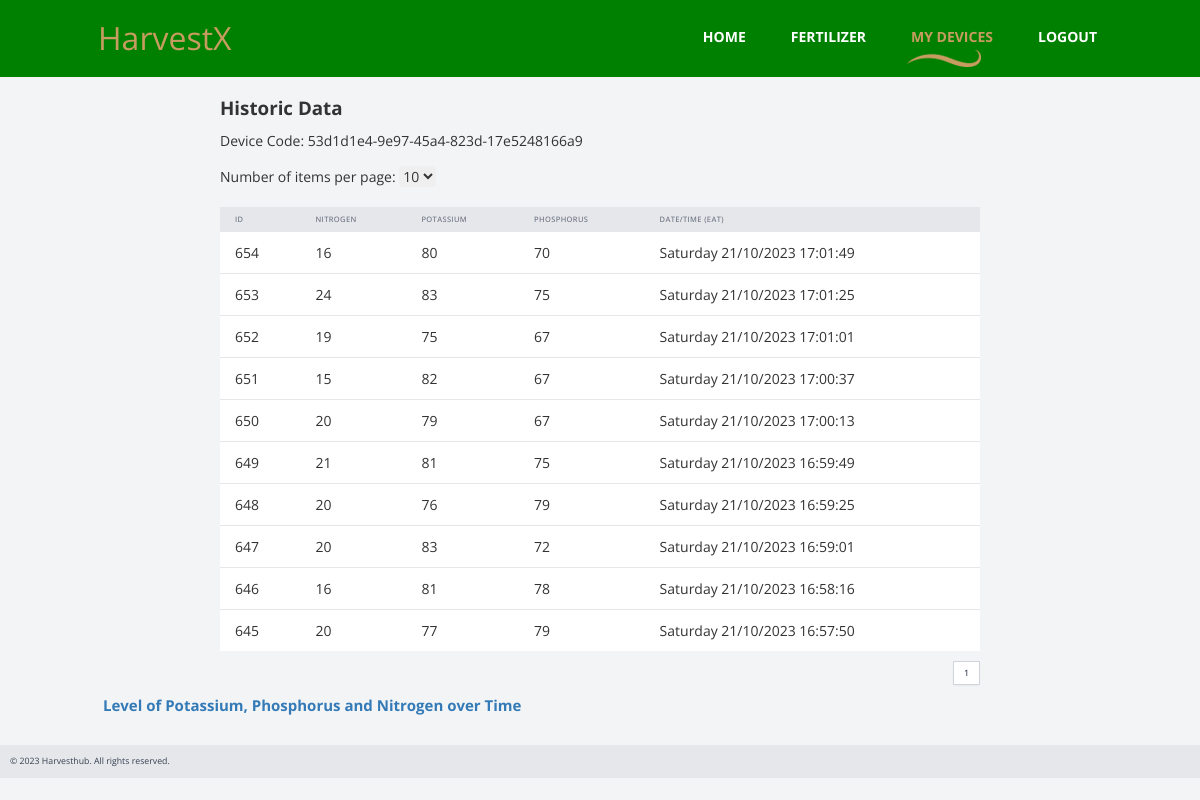
Page /historic_data/20 on the committed database.
### app.py (models this page shows)
class Device(db.Model):
    id = db.Column(db.Integer, primary_key=True)
    device_code = db.Column(db.String)
    user_id = db.Column(db.Integer)
    name = db.Column(db.String(50))

class Data(db.Model):
    id = db.Column(db.Integer, primary_key=True)
    nitrogen = db.Column(db.Integer)
    potassium = db.Column(db.Integer)
    phosphorus = db.Column(db.Integer)
    user_id = db.Column(db.Integer)
    device_id = db.Column(db.Integer)
    datetime = db.Column(db.DateTime, default=datetime.utcnow)

### app.py (the view)
@app.route('/historic_data/<int:device_id>', methods=['GET'])
def historic_data(device_id):
    page = request.args.get('page', 1, type=int)
    items_per_page = int(request.args.get('items_per_page', 10))
    data_list = Data.query.filter_by(device_id=device_id).order_by(Data.datetime.desc()).paginate(page=page,
                                                                                                  per_page=items_per_page)
    pages = data_list.pages
    device_code = Device.query.get(device_id)
    return render_template('historic_data.html', device_id=device_id, page=page, device_code=device_code.device_code,
                           data_list=data_list, pages=pages, items_per_page=items_per_page)

### app.py (called while the page is built)
def datetimeformat(value, date_format='%A %d/%m/%Y %H:%M:%S'):
    if not value:
        return None
    local_timezone = pytz.timezone('Africa/Nairobi')
    local_time = value.replace(tzinfo=pytz.utc).astimezone(local_timezone)
    """Format a datetime object as a string."""
    return local_time.strftime(date_format)

### templates/historic_data.html (shortened to what this page needs)
{% extends "layout.html" %}
{% block nav %}
<li><a href="/index.html">Home</a></li>
<li><a href="/FertilizerRecommendation" >Fertilizer</a></li>
<li><a href="/devices" class="active" >My Devices</a></li>
     <li><a href="{{ url_for("logout") }}" >Logout</a></li>
{% endblock %}
{% block body %}
<body class="bg-gray-100">
    <div class="max-w-7xl mx-auto px-4 sm:px-6 lg:px-8">
        <h1 class="text-3xl font-bold mt-8">Historic Data</h1>
        <p class="mt-4">Device Code: {{ device_code }}</p>
        <p class="mt-4">Number of items per page:
            <select id="itemsPerPage" class="mt-2 rounded-md border-gray-300 focus:border-indigo-500 focus:ring-1 focus:ring-indigo-500 focus:outline-none">
                <option value="10" {% if items_per_page == 10 %}selected{% endif %}>10</option>
            </select>
        </p>
    </div>
    <div class="max-w-7xl mx-auto px-4 sm:px-6 lg:px-8 mt-8">
        <div class="overflow-x-auto">
            <table class="table-auto w-full">
                <thead>
                    <tr class="bg-gray-200">
                        <th class="px-6 py-3 text-left text-xs font-medium text-gray-500 uppercase tracking-wider">ID</th>
                        <th class="px-6 py-3 text-left text-xs font-medium text-gray-500 uppercase tracking-wider">Nitrogen</th>
                        <th class="px-6 py-3 text-left text-xs font-medium text-gray-500 uppercase tracking-wider">Potassium</th>
                        <th class="px-6 py-3 text-left text-xs font-medium text-gray-500 uppercase tracking-wider">Phosphorus</th>
                        <th class="px-6 py-3 text-left text-xs font-medium text-gray-500 uppercase tracking-wider">Date/Time (EAT)</th>
                    </tr>
                </thead>
                <tbody class="bg-white divide-y divide-gray-200">
                    {% for data in data_list %}
                    <tr>
                        <td class="px-6 py-4 whitespace-nowrap">{{ data.id }}</td>
                        <td class="px-6 py-4 whitespace-nowrap">{{ data.nitrogen }}</td>
                        <td class="px-6 py-4 whitespace-nowrap">{{ data.potassium }}</td>
                        <td class="px-6 py-4 whitespace-nowrap">{{ data.phosphorus }}</td>
                        <td class="px-6 py-4 whitespace-nowrap">{{ data.datetime|datetimeformat }}</td>
                    </tr>
                    {% endfor %}
                </tbody>
            </table>
        </div>
        <div class="flex justify-end mt-4">
            <nav class="relative z-0 inline-flex rounded-md shadow-sm -space-x-px" aria-label="Pagination">
<span class="relative inline-flex items-center px-4 py-2 border border-gray-300 bg-white text-sm font-medium text-gray-700">{{ page }}</span>
</nav>
</div>
</div>
<link rel="stylesheet" href="https://cdn.jsdelivr.net/npm/c3@0.7.20/c3.min.css">
 <div class="container mx-auto my-4">
      <h1 class="text-2xl text-primary font-bold mb-4">Level of Potassium, Phosphorus and Nitrogen over Time</h1>
    </div>
</body>
{% endblock %}

### static/css/templatemo-style.css (style rules this page uses)
body { overflow-x: hidden; }
* { font-family: 'Open Sans', sans-serif; }
.container { max-width: 960px; }
.tm-nav li { list-style: none; float: left; }
.tm-nav li a { color: white; display: inline-block; padding: 15px 15px 20px 30px; -webkit-transition: all 0.3s ease; transition: all 0.3s ease; }
.tm-nav li a:hover, .tm-nav li a:focus, .tm-nav li a.active { color: #c79c60; text-decoration: none; }
.tm-nav li a.active { background: url(../img/logo.png) no-repeat, url(../img/nav-underline.png) no-repeat; background-size: 20px, 74px 17px; background-position: 0% 30%, center bottom; }

### templates/layout.html (style rules this page uses)
html body { background-color: #e4e4e4; }

### rows in the picture
Device: device_code "53d1d1e4-9e97-45a4-823d-17e5248166a9"
Data: id "654", nitrogen "16", potassium "80", phosphorus "70", datetime "Saturday 21/10/2023 17:01:49"
Data: id "653", nitrogen "24", potassium "83", phosphorus "75", datetime "Saturday 21/10/2023 17:01:25"
Data: id "652", nitrogen "19", potassium "75", phosphorus "67", datetime "Saturday 21/10/2023 17:01:01"
Data: id "651", nitrogen "15", potassium "82", phosphorus "67", datetime "Saturday 21/10/2023 17:00:37"
Data: id "650", nitrogen "20", potassium "79", phosphorus "67", datetime "Saturday 21/10/2023 17:00:13"
Data: id "649", nitrogen "21", potassium "81", phosphorus "75", datetime "Saturday 21/10/2023 16:59:49"
Data: id "648", nitrogen "20", potassium "76", phosphorus "79", datetime "Saturday 21/10/2023 16:59:25"
Data: id "647", nitrogen "20", potassium "83", phosphorus "72", datetime "Saturday 21/10/2023 16:59:01"
Data: id "646", nitrogen "16", potassium "81", phosphorus "78", datetime "Saturday 21/10/2023 16:58:16"
Data: id "645", nitrogen "20", potassium "77", phosphorus "79", datetime "Saturday 21/10/2023 16:57:50"

### other values in the picture
{{ page }} "1"
